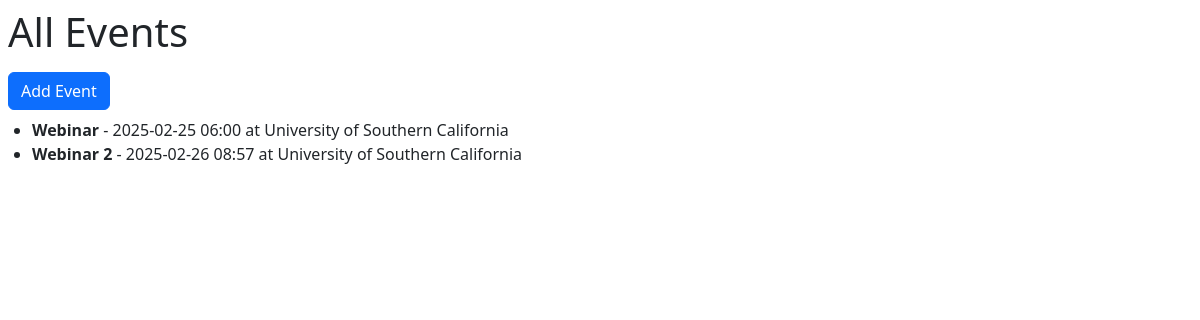
The page / on the database its author committed.
### eventapp/models.py (models this page shows, shortened)
class Event(models.Model):
    name = models.CharField(max_length=255)
    date_time = models.DateTimeField()
    description = models.TextField()
    location = models.CharField(max_length=255)

### eventapp/views.py (the view)
# urls.py: path("", event_list, name="event_list"),
def event_list(request):
    events = Event.objects.all().order_by('date_time')
    return render(request, 'event_list.html', {'events' : events})

### eventapp/templates/event_list.html
{% extends 'base.html' %}
{% block content %}
    <h1 class="m-2"> All Events </h1>
    <a href="{% url 'add_event' %}" class="btn btn-primary m-2"> Add Event</a>
    <ul>
        {% for event in events %}
            <li>
                <strong>{{ event.name }}</strong> - {{ event.date_time|date:"Y-m-d H:i" }} at {{ event.location }}
            </li>
        {% endfor %}
    </ul>
{% endblock %}

### rows shown on the page
Event: name "Webinar", date_time "2025-02-25 06:00", location "University of Southern California"
Event: name "Webinar 2", date_time "2025-02-26 08:57", location "University of Southern California"
